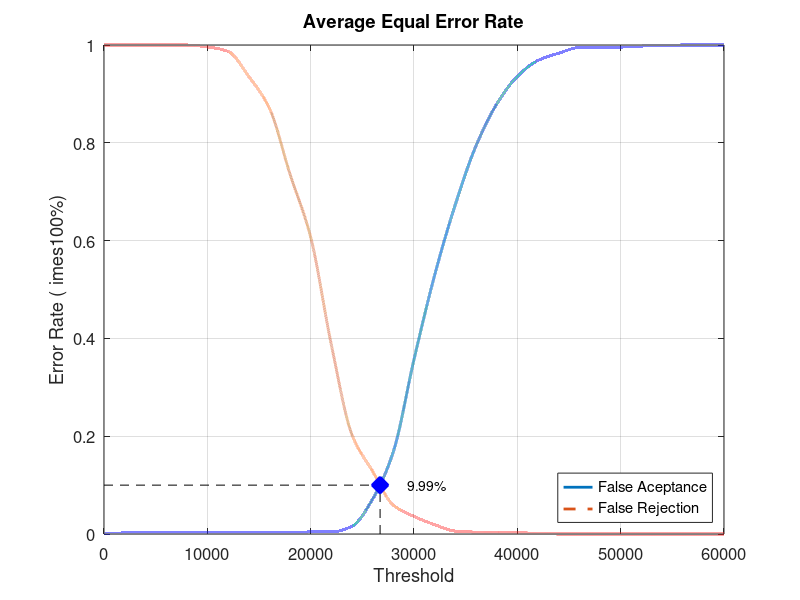
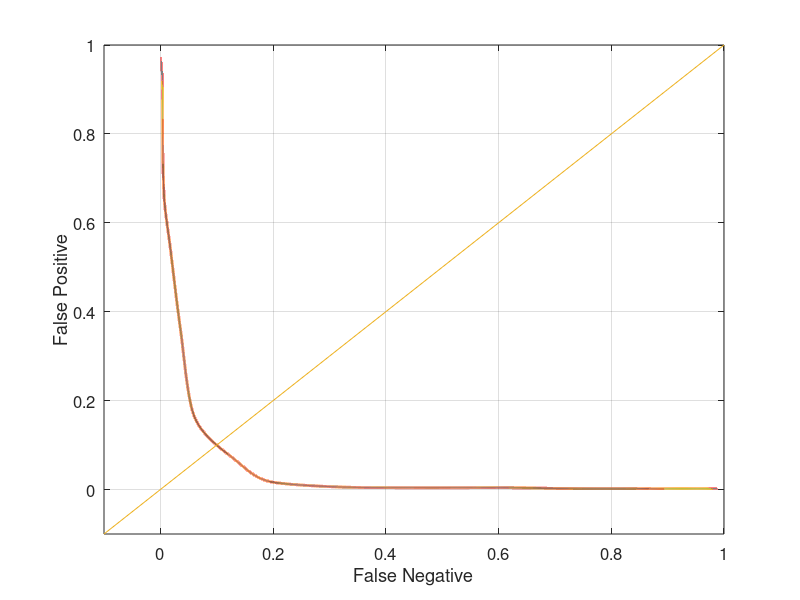

Write the MATLAB code that produced these figures, in order.
close all;
clear;
clc;
x = 0:2000:60000;
xq = 0:0.5:60000;

y0 = [0 0.00210526 0.00210526 0.00210526 0.00210526 0.00210526 0.00210526 0.00210526 0.00210526 0.00210526 0.00421053 0.00421053 0.0157895 0.0715789 0.168421 0.356842 0.529474 0.673684 0.793684 0.878947 0.935789 0.968421 0.983158 0.994737 0.994737 0.99579 0.997895 0.998947 1 1 1]
yy0 = interp1(x, y0, xq, 'pchip');
y1 = [1 1 1 1 1 0.996 0.987 0.936 0.871 0.736 0.607 0.387 0.203 0.128 0.059 0.036 0.019 0.006 0.004 0.004 0.003 0.001 0 0 0 0 0 0 0 0 0]
yy1 = interp1(x, y1, xq, 'pchip');

% Calculating EER: 
y2 = abs(y0 - y1);
find(y2 == min(y2))
yy2 = abs(yy0 - yy1);
xEER = find(yy2 == min(yy2));
xEERIndex = xq(xEER) % X-axis EER
yEER = yy0(xEER) % Y-axis EER

main = figure
plot(xq, yy0,'-','LineWidth', 2);	hold on
plot(xq, yy1,'--','LineWidth', 2);	hold on
plot([xEERIndex xEERIndex], [0 yEER], 'k--');	hold on
plot([0 xEERIndex], [yEER yEER], 'k--');	hold on
plot(xEERIndex, yEER, 'bx', 'LineWidth', 10);	hold on
text(xEERIndex + 10 * xEERIndex / 100, yEER, [num2str(round((10000 * yEER)) / 100) '%'])
legend('False Aceptance', 'False Rejection', 'Location', 'SouthEast')
xlabel('Threshold')
ylabel('Error Rate (	imes100%)')
title('Average Equal Error Rate')
set(gca, 'FontSize', 12)
axis([0 60000 0 1])
grid on

print(main, 'Database1AverageMain', '-dpng');
FNRxFPR = figure('Color', [1 1 1]);
plot(yy1, yy0, '-', yy1, yy0, 'LineWidth', 2);
hold on
y = -0.1:0.1:1
plot(y, y); 
set(gca, 'FontSize', 12)
xlabel('False Negative')
ylabel('False Positive')
axis([-0.1 1 -0.1 1])
set(gca, 'FontSize', 12)
grid on

print(FNRxFPR, 'Database1AverageFNRxFPR','-dpng');
